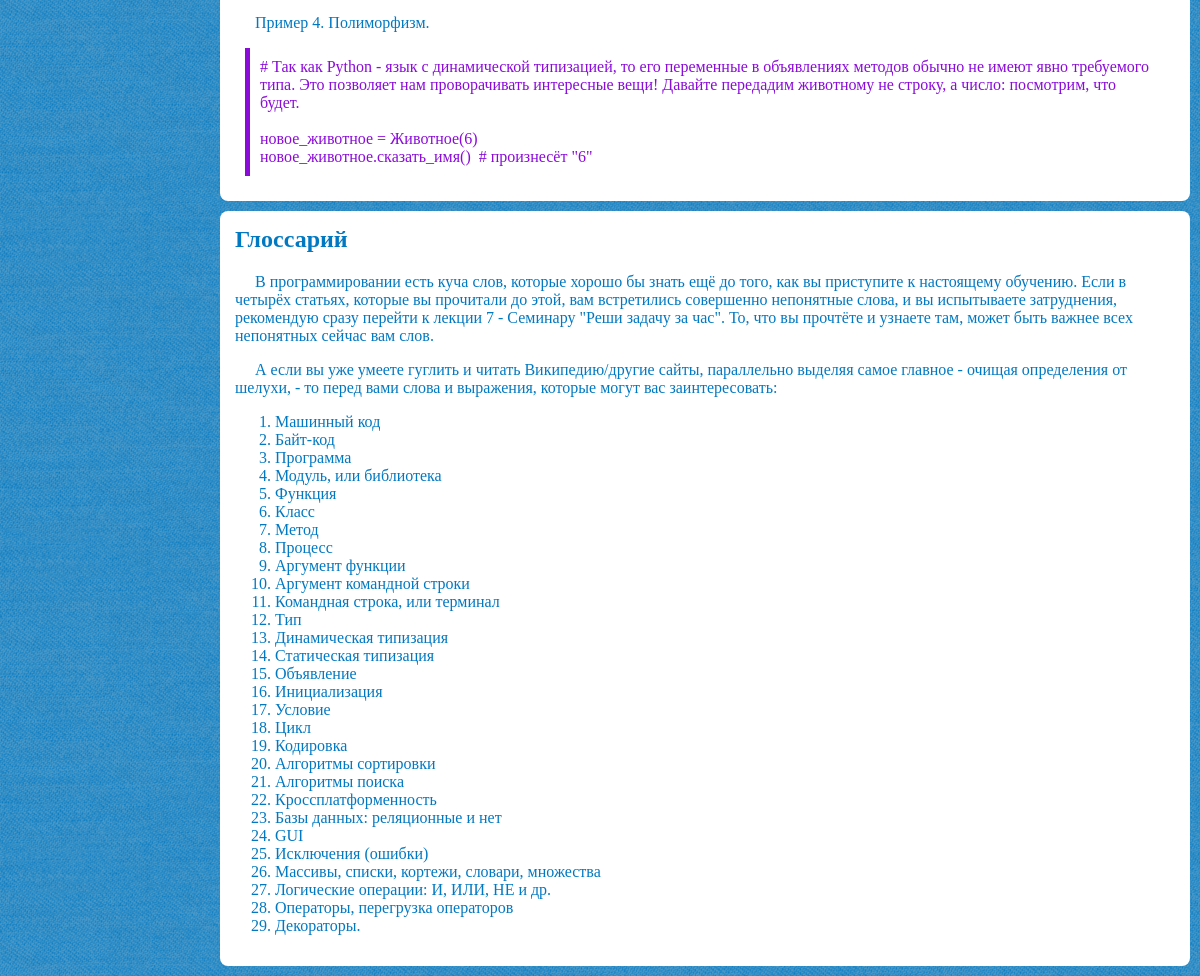
The app's page /introducing-programming-paradigms/ (lower part), older data.
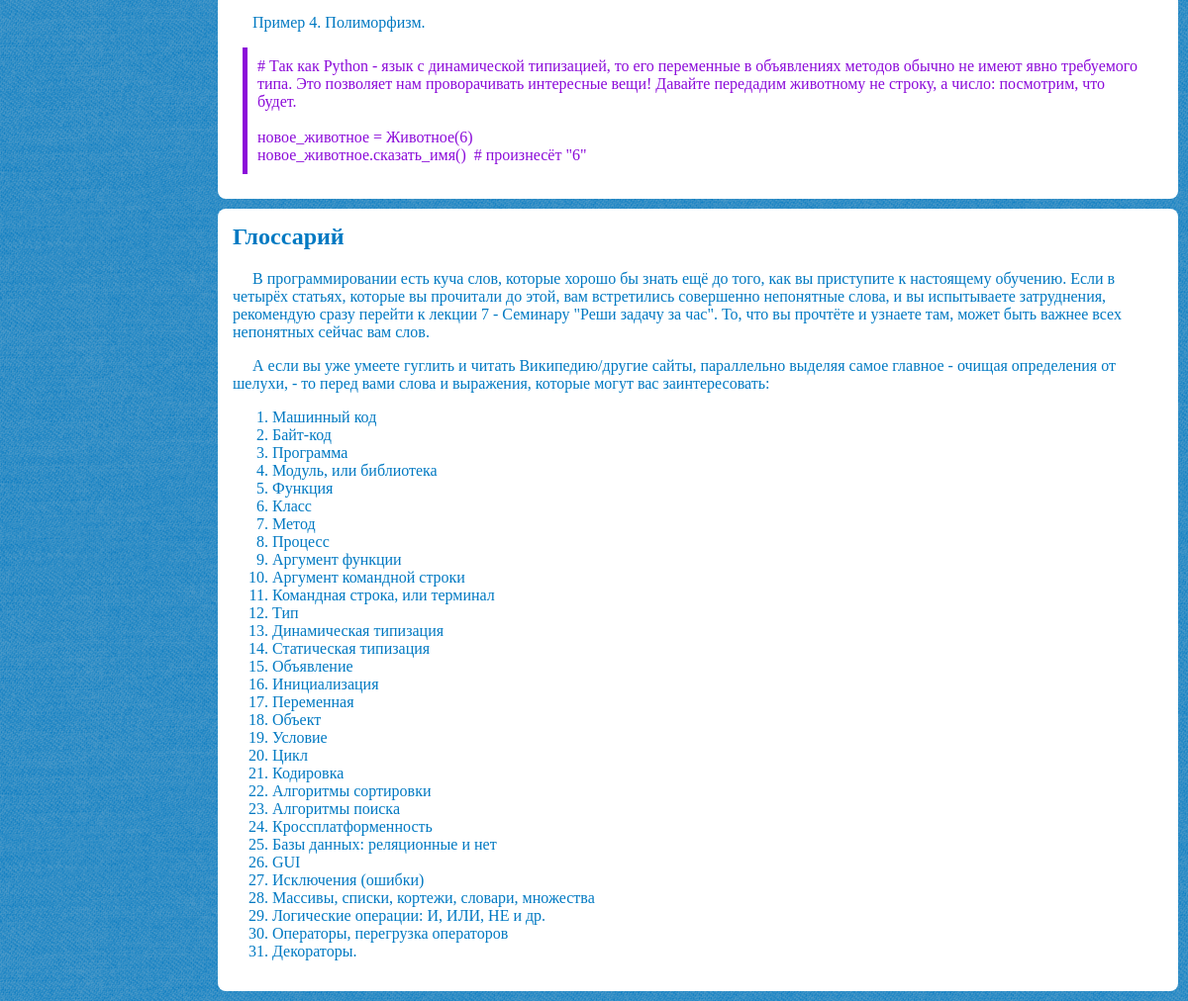
The same page, newer data.
### lectures/models.py (models this page shows, shortened)
class Section(models.Model):
    h2_title = models.CharField(max_length=100)
    h2_slug = models.SlugField(max_length=120)
    body = models.TextField()
    publish = models.DateTimeField(default=timezone.now)
    article = models.ForeignKey(Article,
                                on_delete=models.CASCADE,
                                related_name='sections')
    class Meta:
        ordering = ('publish',)
        db_table = 'sections'

### lectures/views.py (the view)
def show_lecture(request, lec_slug):
    lecture = get_object_or_404(Lecture, slug=lec_slug, status='opened')
    return render(request, 'lectures/lecture.html', {'lec': lecture})

### lectures/templates/lectures/lecture.html (shortened to what this page needs)
{% extends "base.html" %}
{% block content %}
{% for article in lec.articles.all %}
    {% if article.status == "ready" %}
        <article>
        {% for section in article.sections.all %}
            <section>
                <h2 id="{{ section.h2_slug }}" {% if forloop.counter == 1 %} class="first" {% endif %}>{{ section.h2_title }}</h2>
                {% autoescape off %}
                {{ section.body|safe }}
                {% endautoescape %}
            </section>
        {% endfor %}
        </article>
    {% endif %}
{% endfor %}
{% endblock %}

Row changes from the older to the newer data that the page shows:
changed Section "Глоссарий": body "…Статическая типизация Объявление Инициализация Условие Цикл Кодировка Алгоритмы…" → "…Статическая типизация Объявление Инициализация Переменная Объект Условие Цикл Кодировка Алгоритмы…"
